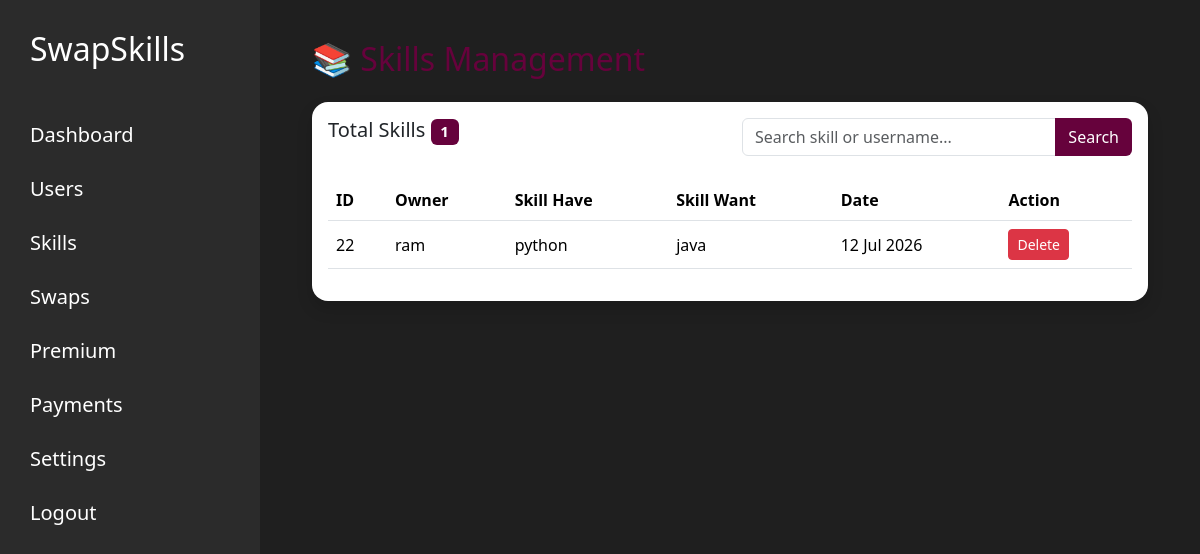
The app's page /dashboard/skills/ (signed in) with its own data.
### home/models.py (models this page shows, shortened)
class Skill(models.Model):
    user = models.ForeignKey(User, on_delete=models.CASCADE)
    skill_have = models.CharField(max_length=100)
    skill_want = models.CharField(max_length=100)
    description = models.TextField()
    created_at = models.DateTimeField(auto_now_add=True)

### home/views.py (the view)
# urls.py: path('dashboard/skills/', views.admin_skills, name='admin_skills'),
@login_required
def admin_skills(request):
    if not request.user.is_superuser:
        return redirect("home")
    search = request.GET.get("search", "")
    skills = Skill.objects.select_related("user").all().order_by("-created_at")
    if search:
        skills = skills.filter(
            Q(skill_have__icontains=search) |
            Q(skill_want__icontains=search) |
            Q(user__username__icontains=search)
        )
    return render(request, "admin/skills.html", {
        "skills": skills,
        "search": search,
        "total_skills": skills.count(),
    })

### home/templates/admin/skills.html
{% extends "admin/admin_base.html" %}
{% block content %}
<div class="container-fluid">
<h2 class="mb-4" style="color:#66023c;">
📚 Skills Management
</h2>
<div class="card shadow border-0 rounded-4">
<div class="card-body">
<div class="row mb-4">
<div class="col-md-6">
<h5>
Total Skills
<span class="badge"
style="background:#66023c;">
{{ total_skills }}
</span>
</h5>
</div>
<div class="col-md-6">
<form method="GET">
<div class="input-group">
<input
type="text"
name="search"
class="form-control"
placeholder="Search skill or username..."
value="{{ search }}">
<button
class="btn"
style="background:#66023c;color:white;">
Search
</button>
</div>
</form>
</div>
</div>
<table class="table table-hover align-middle">
<thead style="background:#66023c;color:white;">
<tr>
<th>ID</th>
<th>Owner</th>
<th>Skill Have</th>
<th>Skill Want</th>
<th>Date</th>
<th>Action</th>
</tr>
</thead>
<tbody>
{% for skill in skills %}
<tr>
<td>{{ skill.id }}</td>
<td>{{ skill.user.username }}</td>
<td>{{ skill.skill_have }}</td>
<td>{{ skill.skill_want }}</td>
<td>{{ skill.created_at|date:"d M Y" }}</td>
<td>
<a href="{% url 'delete_skill' skill.id %}"
class="btn btn-danger btn-sm"
onclick="return confirm('Delete this skill?')">
Delete
</a>
</td>
</tr>
{% empty %}
<tr>
<td colspan="6" class="text-center">
No skills found.
</td>
</tr>
{% endfor %}
</tbody>
</table>
</div>
</div>
</div>
{% endblock %}

### home/templates/admin/admin_base.html (style rules this page uses)
* { margin:0; padding:0; box-sizing:border-box; }
body { background:#1f1f1f; color:white; display:flex; min-height:100vh; }

### records on screen
Skill: id "22", user.username "ram", skill_have "python", skill_want "java", created_at "12 Jul 2026"

### other values on screen
{{ total_skills }} "1"
